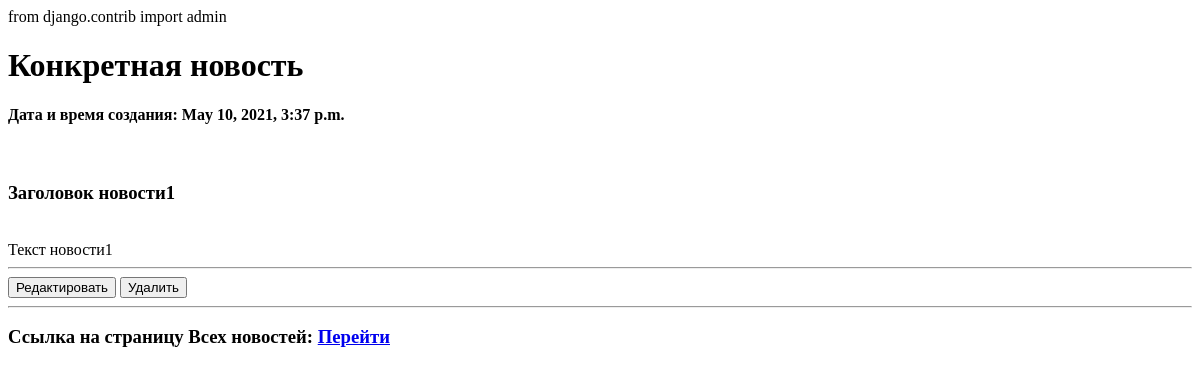
/news/4, run on an earlier commit of the app's database.
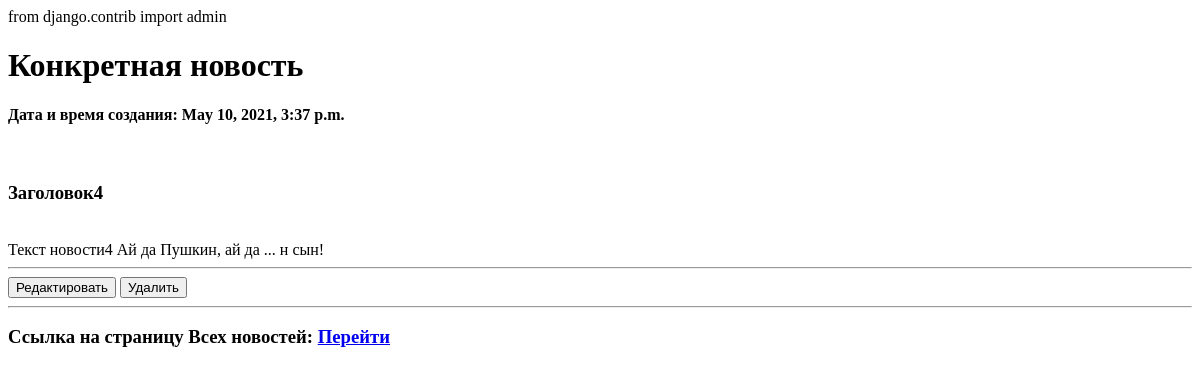
And on a later commit of the database.
### news/models.py (models this page shows, shortened)
class Post(models.Model):
    author = models.ForeignKey(Author, on_delete=models.CASCADE)
    category = models.ManyToManyField(Category, through='PostCategory')
    news = 'NW'
    articles = 'AR'
    TYPE = [
        (news, 'news'),
        (articles, 'articles'),
    ]
    post_type = models.CharField(max_length=2, choices=TYPE)
    post_datetime = models.DateTimeField(auto_now_add=True)
    post_title = models.CharField(max_length=255)
    post_text = models.TextField()
    post_rating = models.IntegerField(default=0.0)
    class Meta:
        verbose_name = 'Пост'
        verbose_name_plural = 'Посты'

### news/views.py (the view)
# urls.py: path('<int:pk>', PostDetail.as_view()),
class PostDetail(DetailView):
    model = Post  # модель всё та же, но мы хотим получать детали конкретно отдельного товара
    template_name = 'new.html'  # название шаблона будет product.html
    context_object_name = 'new'  # название объекта. в нём будет

### news/templatetags/custom_filters.py (called while the page is built)
@register.filter(name='censor')  # регистрируем наш фильтр под именем censor, чтоб django понимал, что это именно фильтр, а не простая функция
def censor(value):  # первый аргумент здесь это то значение, к которому надо применить фильтр, (((а второго у меня нет - второй аргумент — это аргумент фильтра, т.е. примерно следующее будет в шаблоне value|multiply:arg
    for i in range(0, len(bed_word)):
        if bed_word[i] in value:
            value = value.replace(bed_word[i], ' ... ')
    return str(value) # возвращаемое функцией значение — это то значение, которое подставится к нам в шаблон

### templates/new.html (shortened to what this page needs)
{% extends 'base.html' %}
{% load custom_filters %}
{% block content %}
<h1>Конкретная новость</h1>
<h4>Дата и время создания: {{ new.post_datetime }}</h4>
<br>
<h3>{{ new.post_title|censor }}</h3>
<br>
{{ new.post_text|censor }}
<hr>
<a href="/news/edit/{{ new.pk }}" class='text-decoration-none'><button class="btn btn-dark" type="button">Редактировать</button></a>
<a href="/news/delete/{{ new.pk }}" class='text-decoration-none'><button class="btn btn-warning" type="button">Удалить</button></a>
<hr>
<h3>Ссылка на страницу Всех новостей: <a href="/news">Перейти</a></h3>
{% endblock content %}

What changed in the data, as far as the page shows it:
changed Post: post_title|censor "Заголовок новости1" → "Заголовок4"; post_text|censor "Текст новости1" → "Текст новости4 Ай да Пушкин, ай да ... н сын!"
